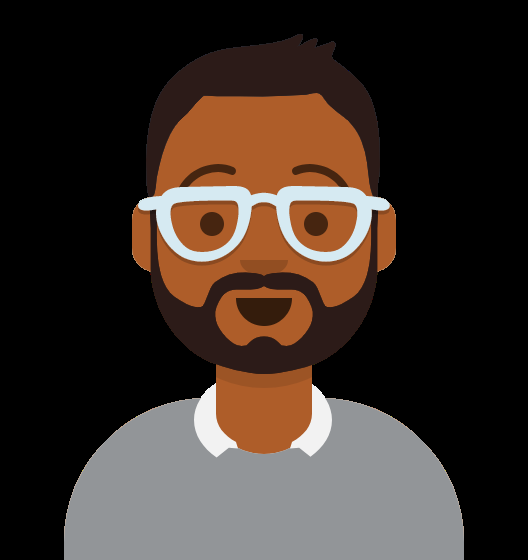
#> input picture hw1/avatars/avataaars (10).png, 528 x 560 px, found by its file name; its folder holds 4 pictures in this run
$ python img_gen.py
#> lines starting #> are read from the running program, lines starting #| are printed output that depends on the picture
import cv2
import numpy as np
import matplotlib.pyplot as plt
import os
import time
import random

path_to_images = './hw1/avatars'

files = os.listdir(path_to_images)

image = cv2.imread(os.path.join(path_to_images, files[0]))
#> image is the input picture: shape (560, 528, 3); mean B, G, R 41, 48.1, 60.3
def_shape = image.shape
#> def_shape = (560, 528, 3)
print(def_shape)
#| (560, 528, 3)

# Check that images' shapes are the same
assert all(
    cv2.imread(os.path.join(path_to_images, files[i])).shape == def_shape
    for i in range(1, len(files))
), "Pixel by pixel comparison is impossible, shapes diverge"
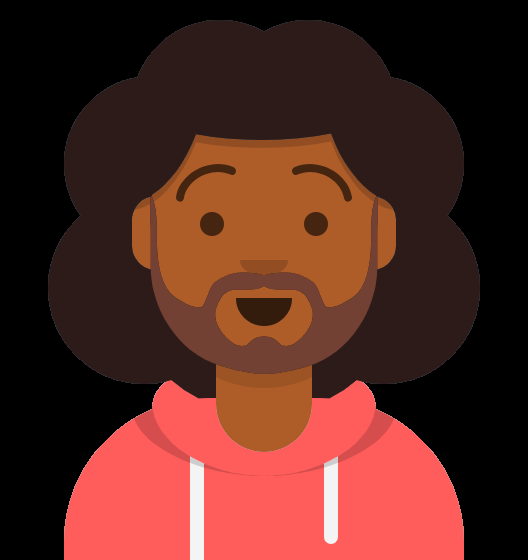
#> input picture hw1/avatars/avataaars (11).png, 528 x 560 px, found by its file name
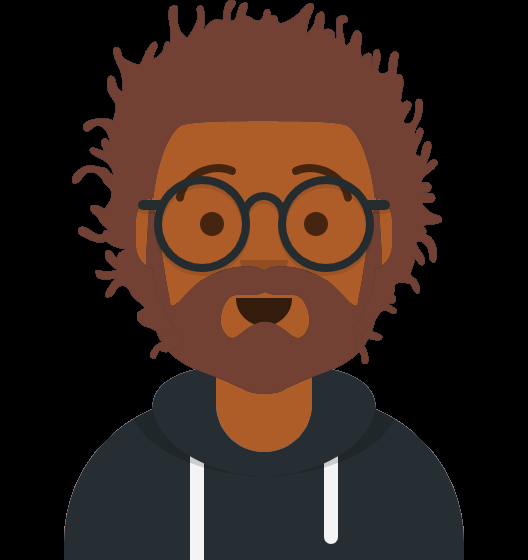
#> input picture hw1/avatars/avataaars (12).png, 528 x 560 px, found by its file name
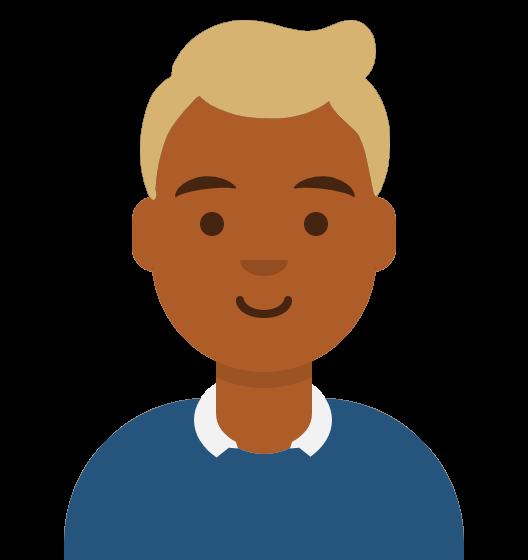
#> input picture hw1/avatars/avataaars (13).png, 528 x 560 px, found by its file name

image = np.stack(
    list((cv2.imread(os.path.join(path_to_images, path)) for path in files)), axis=-1
)

start_time = time.time()
gen_image = np.empty((def_shape[0], def_shape[1], def_shape[2]), dtype=np.uint8)
for H in range(def_shape[0]):
    for W in range(def_shape[1]):
        for CH in range(def_shape[2]):
            occurences = image[H, W, CH, :]
            uniq_values, counts = np.unique(occurences, return_counts=True)
            probas = counts / len(occurences)
            gen_image[H, W, CH] = random.choices(uniq_values, weights=probas)[0]
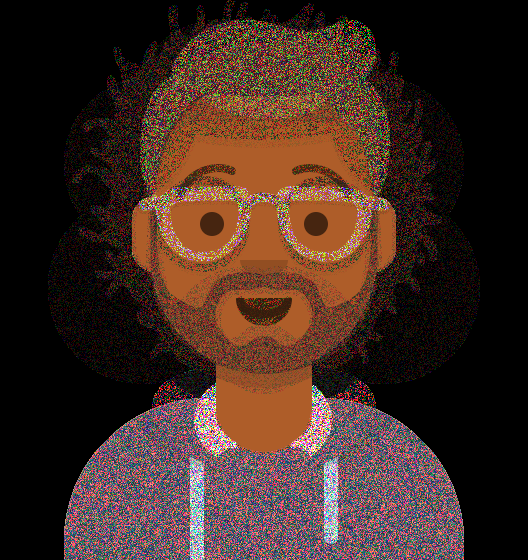
#> gen_image: shape (560, 528, 3); mean of channels 0, 1, 2 35.2, 43.3, 64.8; drawn as B, G, R
end_time = time.time()

print(f"Time for generating image = {(end_time - start_time):.2f}")

plt.imshow(gen_image[:, :, ::-1])
plt.savefig('./hw1/figure1.png')
plt.show()
